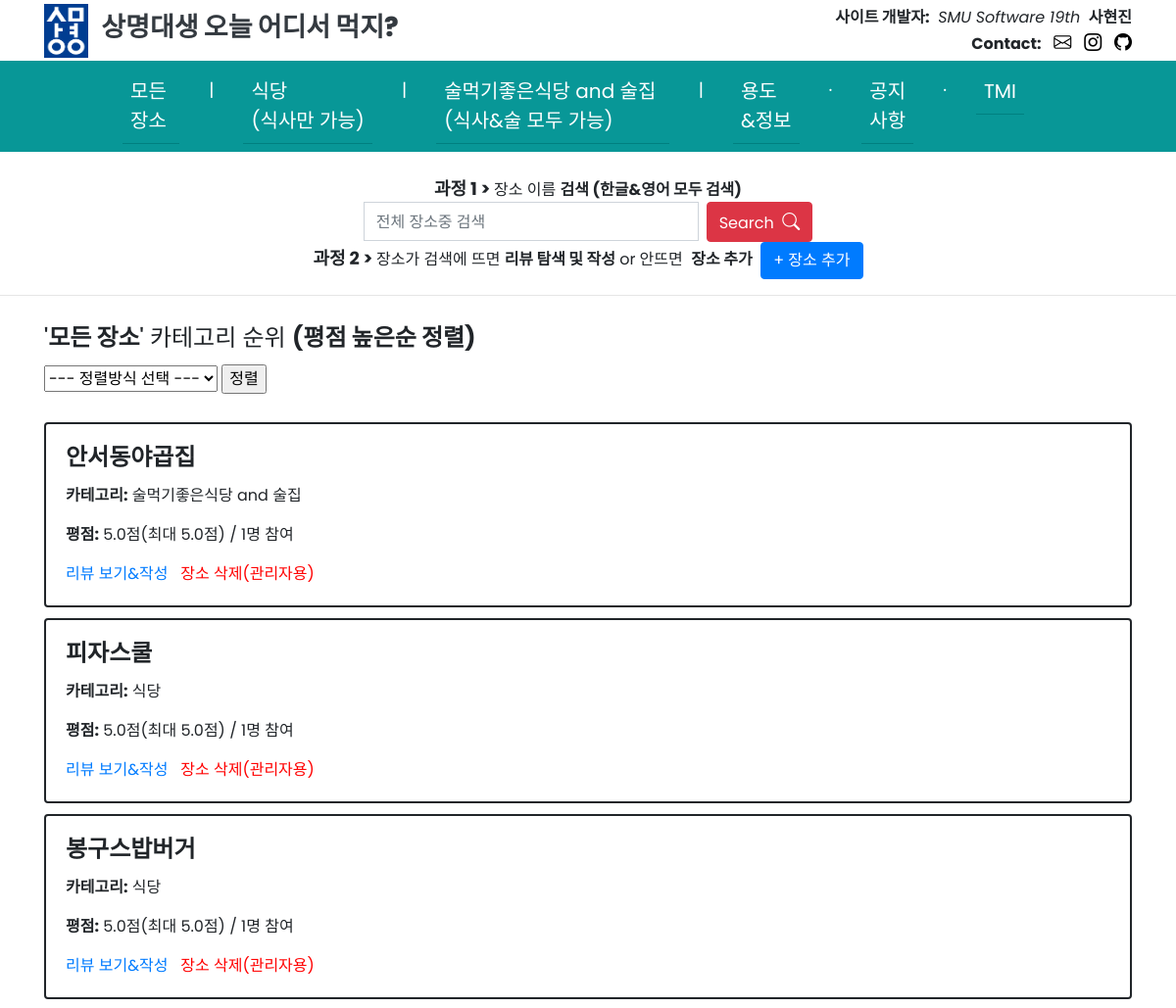
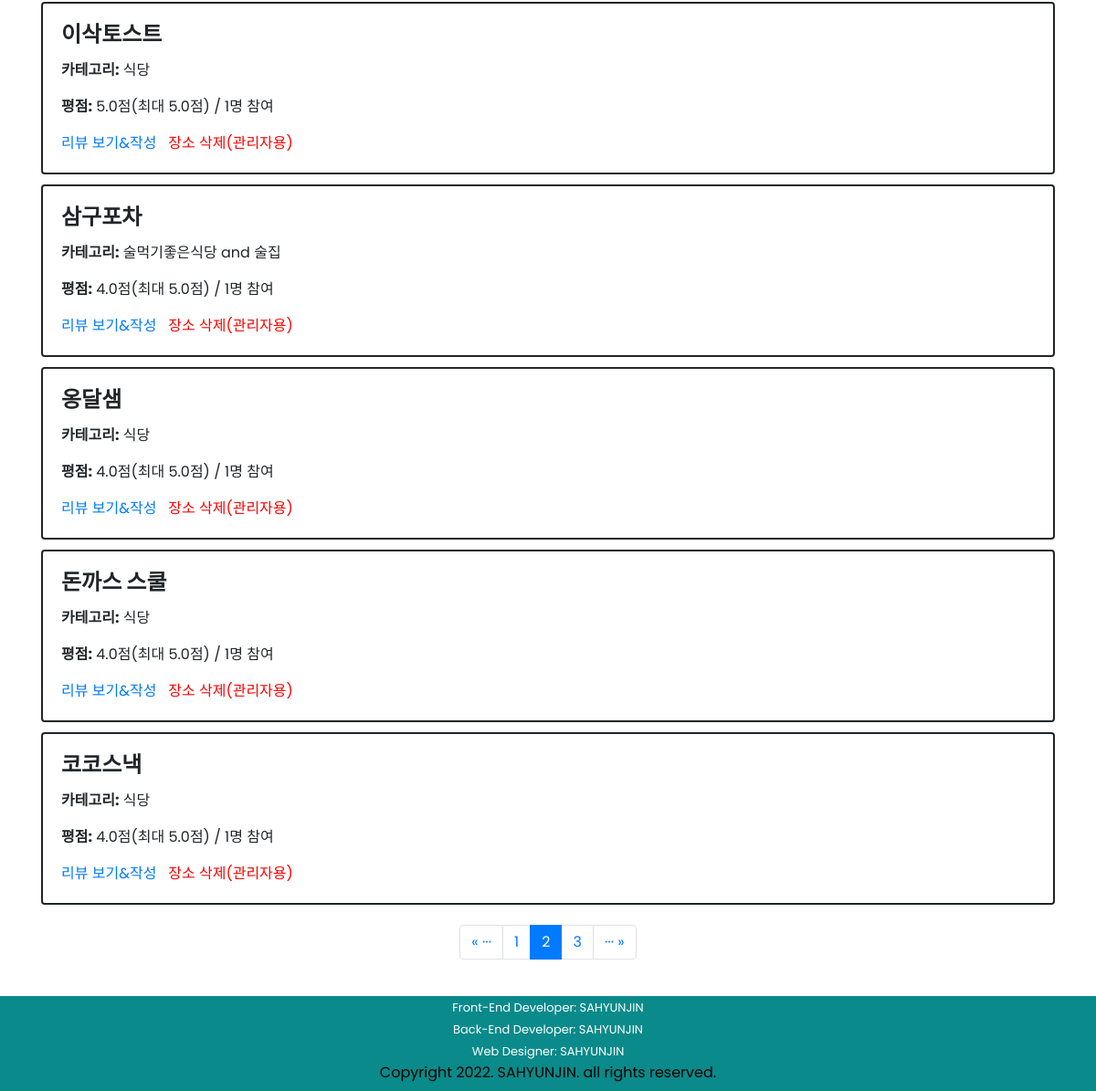
Page /SMUeat/place/all/list/highpoint/?page=2 on the committed database (2 pictures, top to bottom).
### SMUeat/models.py (models this page shows)
class Place(models.Model):
    name = models.CharField(max_length=30)
    PLACE_CATEGORY_CHOICES = (
    ('식당', '식당'),
    ('술먹기좋은식당 and 술집', '술먹기좋은식당 and 술집'),
    )
    category = models.CharField(max_length=40, choices=PLACE_CATEGORY_CHOICES)
    created_at = models.DateTimeField(auto_now_add=True)
    updated_at = models.DateTimeField(auto_now=True)

### SMUeat/views.py (the view, shortened to what this page needs)
# urls.py: path('place/<str:category_link>/list/<str:sorting_name>/', views.place_sorting, name='place-sorting'),
def place_sorting(request, category_link, sorting_name):
    if category_link=='all':
        if(sorting_name == "highpoint"):
            places = Place.objects.all().annotate(review_count=Count('review')).annotate(average_point=Avg('review__point')).order_by('-average_point', '-review_count', '-created_at')  # 평점높은순
            paginator = Paginator(places, 8)
            page = request.GET.get('page')
            page_places = paginator.get_page(page)
            context = {
                'places':page_places,
                'sort': '평점 높은순 정렬',
                'category_link': category_link
            }
        return render(request, 'SMUeat/place_list.html', context)

### SMUeat/templates/SMUeat/place_list.html (shortened to what this page needs)
{% extends 'SMUeat/base.html' %}
{% load static %}
{% block content %}
<div class="container">
    {% if 'all' in category_link %}
    <h4 style="display:inline">'<strong>모든 장소</strong>' 카테고리 순위 <strong><span class="space"><br></span>({{ sort }})</strong></h4>&nbsp;&nbsp;
    {% elif 'restaurant' in category_link %}
    <h4 style="display:inline">'<strong>식당</strong>' 카테고리 순위 <strong><span class="space"><br></span>({{ sort }})</strong></h4>&nbsp;&nbsp;
    {% elif 'alcohol' in category_link %}
    <h4 style="display:inline">'<strong>술먹기좋은식당 and 술집</strong>'&nbsp;<span class="space3"><br></span>카테고리 순위 <strong><span class="space"><br></span>({{ sort }})</strong></h4>&nbsp;&nbsp;
    {% endif %}
    <div style="line-height: 80%;"><br></div>
    <form>
        <select id = "sort_select" name = "sort" size="1">
            <option>--- 정렬방식 선택 ---</option>
        </select>
        <input type="button" value="정렬" onclick="sorting();">
    </form>
    <div style="line-height: 180%;"><br></div>
    {% for place in places %}
    <div class="row">
        <div class="col-sm-12">
            {% if places.number == 1 %}
                {% if forloop.counter is 1 or forloop.counter is 2 or forloop.counter is 3 %}
                    <div class="card border-warning" style="border:solid 3px">
                        <div class="card-body">
                            <h4 class="card-title" style="color:orange"><i class="bi bi-trophy-fill" style="font-size: 23px; color:rgb(255, 196, 0)"></i>&nbsp;{{forloop.counter}}위&nbsp;<i class="bi bi-trophy-fill" style="font-size: 23px; color:rgb(255, 196, 0)"></i></h4>
                {% else %}
                    <div class="card" style="border:solid 2px">
                        <div class="card-body">
                {% endif %}
            {% else %}
                <div class="card" style="border:solid 2px">
                    <div class="card-body">
            {% endif %}
                    <h4 class="card-title"><strong>{{ place.name }}</strong></h4>
                    <p class="card-text"><strong>카테고리:</strong> {{ place.category }}</p>
                    <p class="card-text"><strong>평점:</strong>  {{ place.average_point }}점(최대 5.0점)&nbsp;<span class="space2"><br></span>/&nbsp;{{ place.review_count }}명 참여</p>
                    <a href="{% url 'review-list' place_id=place.id %}" class="card-link">리뷰 보기&작성</a>&nbsp;&nbsp;
                    <a href="{% url 'place-delete' place_id=place.id %}" class="card-link" style="color:red;">장소 삭제(관리자용)</a>
                </div>
            </div>
        </div>
    </div>
    <div style="line-height: 70%;"><br></div>
    {% endfor %}
    <div style="line-height: 70%;"><br></div>
    <nav aria-label="show page">
        <ul class="pagination justify-content-center">
            {% if places.has_previous %}
            <li class="page-item">
                <span><a class="page-link" href="?page=1">&laquo; ···</a></span>
            {% else %}
            <li class="page-item disabled">
                <span class="page-link">&laquo;</span>
            {% endif %}
            </li>
            {% if places.number != 1 %}
            <li class="page-item">
                <a class="page-link" href="?page={{ places.previous_page_number }}">{{ places.previous_page_number }}</a>
            </li>
            {% endif %}
            <li class="page-item active" aria-current="page">
                <span class="page-link">{{ places.number }}</span>
            </li>
            {% if places.number !=  places.paginator.num_pages %}
            <li class="page-item">
                <a class="page-link" href="?page={{ places.next_page_number }}">{{ places.next_page_number }}</a>
            </li>
            {% endif %}
            {% if places.has_next %}
            <li class="page-item">
                <span><a class="page-link" href="?page={{ places.paginator.num_pages }}">··· &raquo;</a></span>
            {% else %}
            <li class="page-item disabled">
                <span class="page-link">&raquo;</span>
            {% endif %}
            </li>
        </ul>
    </nav>
</div>
{% endblock %}

### SMUeat/templates/SMUeat/base.html (style rules this page uses)
body { padding: 0; margin: 0; overflow-x: hidden; font-family: 'Poppins', sans-serif; }

### rows in the picture
Place: name "안서동야곱집", category "술먹기좋은식당 and 술집", average_point "5.0", review_count "1"
Place: name "피자스쿨", category "식당", average_point "5.0", review_count "1"
Place: name "봉구스밥버거", category "식당", average_point "5.0", review_count "1"
Place: name "이삭토스트", category "식당", average_point "5.0", review_count "1"
Place: name "삼구포차", category "술먹기좋은식당 and 술집", average_point "4.0", review_count "1"
Place: name "옹달샘", category "식당", average_point "4.0", review_count "1"
Place: name "돈까스 스쿨", category "식당", average_point "4.0", review_count "1"
Place: name "코코스낵", category "식당", average_point "4.0", review_count "1"

### other values in the picture
{{ sort }} "평점 높은순 정렬"
{{ places.previous_page_number }} "1"
{{ places.number }} "2"
{{ places.next_page_number }} "3"
